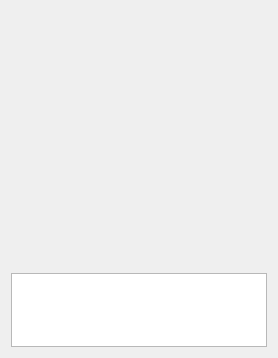
<?xml version="1.0" encoding="UTF-8"?>
<ui version="4.0">
 <class>ShareDialog</class>
 <widget class="QDialog" name="ShareDialog">
  <property name="geometry">
   <rect>
    <x>0</x>
    <y>0</y>
    <width>268</width>
    <height>358</height>
   </rect>
  </property>
  <layout class="QVBoxLayout" name="verticalLayout">
   <item>
    <widget class="ImageWidget" name="imageWidget" native="true">
     <property name="sizePolicy">
      <sizepolicy hsizetype="Expanding" vsizetype="Expanding">
       <horstretch>0</horstretch>
       <verstretch>0</verstretch>
      </sizepolicy>
     </property>
     <property name="minimumSize">
      <size>
       <width>256</width>
       <height>256</height>
      </size>
     </property>
    </widget>
   </item>
   <item>
    <widget class="QTextBrowser" name="textBrowser">
     <property name="sizePolicy">
      <sizepolicy hsizetype="Preferred" vsizetype="Preferred">
       <horstretch>0</horstretch>
       <verstretch>0</verstretch>
      </sizepolicy>
     </property>
    </widget>
   </item>
  </layout>
 </widget>
 <customwidgets>
  <customwidget>
   <class>ImageWidget</class>
   <extends>QWidget</extends>
   <header>imagewidget.h</header>
   <container>1</container>
  </customwidget>
 </customwidgets>
 <resources/>
 <connections/>
</ui>
